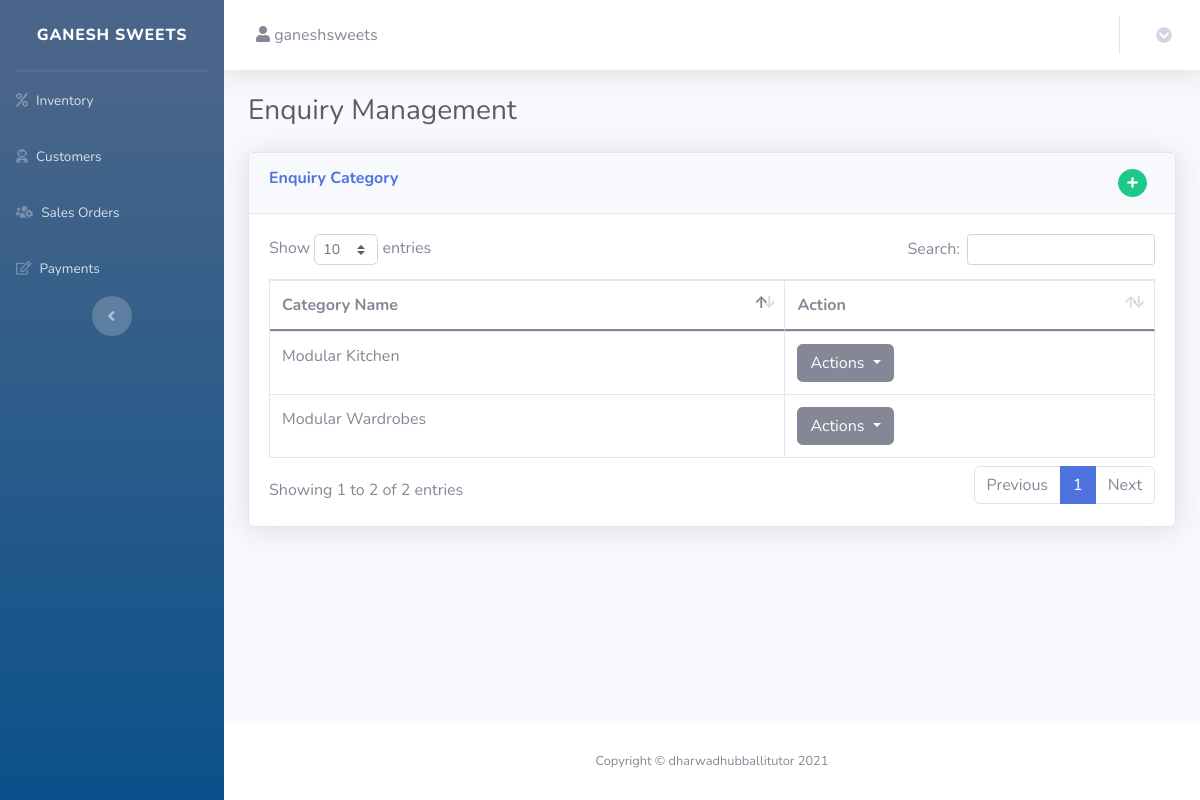
The app's page /Admin/View/enqcategory.php (signed in) with its own data.
### tables this page shows
CREATE TABLE IF NOT EXISTS `enquiry_category` (
  `enq_catid` int(11) NOT NULL AUTO_INCREMENT,
  `enq_cat_name` varchar(200) NOT NULL,
  `enq_cat_createdon` datetime NOT NULL DEFAULT CURRENT_TIMESTAMP,
  `enq_cat_createdby` varchar(200) NOT NULL,
  `enq_cat_modifiedon` datetime NOT NULL DEFAULT CURRENT_TIMESTAMP ON UPDATE CURRENT_TIMESTAMP,
  `enq_cat_modifiedby` varchar(200) NOT NULL,
  PRIMARY KEY (`enq_catid`)
);

### Admin/DB Operations/enq_categoryOps.php (called while the page is built, shortened)
<?php
$dirPath1 = "DB Operations/dbconnection.php";
$dirPath2 = "Admin/Model/enq_categorymodel.php";
if (file_exists($dirPath1) && file_exists($dirPath2)) {
  require_once "DB Operations/dbconnection.php";
  require_once "Admin/Model/enq_categorymodel.php";
} else {
  require_once "../../Admin/Model/enq_categorymodel.php";
}
class DBcategory
{
  public static function selectAllForDisplay()
  {
    $db = ConnectDb::getInstance();
    $connectionObj = $db->getConnection();
    $sql = "SELECT * FROM enquiry_category";
    $result = $connectionObj->query($sql);
    $count = mysqli_num_rows($result);
    $catlist = [];
    if ($count > 0) {
      while ($row = mysqli_fetch_array($result, MYSQLI_ASSOC)) {
        $view = new Category();
        $view->set_catid($row['enq_catid']);
        $view->set_catname($row['enq_cat_name']);
        array_push($catlist, $view);
      }
    } else {
    }
   return $catlist;
  }
}

### Admin/Model/enq_categorymodel.php (called while the page is built, shortened)
<?php
class Category implements JsonSerializable
{
    private $enq_cat_name;
    function set_catname($catname)
    {
        $this->enq_cat_name=$catname;
    }
    function get_catname()
    {
        return $this->enq_cat_name;
    }
}

### Admin/View/enqcategory.php (the view, shortened to what this page needs)
<?php
include('header.php');
require_once("../DB Operations/enq_categoryOps.php");
require_once("../Model/enq_categorymodel.php");
?>
<h1 class="h3 mb-4 text-gray-800">Enquiry Management</h1>
<div class="card shadow mb-4">
    <div class="card-header py-3">
        <div class="row">
            <div class="col">
                <h6 class="m-0 font-weight-bold text-primary">Enquiry Category</h6>
            </div>
            <div class="col" align="right">
                <span data-toggle=modal data-target=#enqcatModal>
                    <button type="button" + class="btn btn-success btn-circle btn-sm"><i
                            class="fas fa-plus"></i></button>
                </span>
            </div>
        </div>
    </div>
    <div class="card-body">
        <div class="table-responsive">
            <table class="table table-bordered" id="itemcat_table" width="100%" cellspacing="0">
                <thead>
                    <tr>
                    <th>Category Name</th>
                    <th>Action</th>
                    </tr>
                </thead>
                <tbody>
                    <?php
                    $enqcatlist =  DBcategory::selectAllForDisplay();;
                    foreach ($enqcatlist as $enqcat) {
                        echo "<tr><td>" . $enqcat->get_catname() . "</td>
                        <td>
                        <div class='dropdown'>
                        <button class='btn btn-secondary dropdown-toggle'
                        type='button'
                        id='dropdownMenu2'
                        data-toggle='dropdown'
                        aria-expanded='false'>
                        Actions
                        </button>
                        <div class='dropdown-menu'
                        aria-labelledby='dropdownMenu2'>
                            <button class='btn btn-primary dropdown-item'
                            data-toggle='modal'
                            data-target='#editEnqcatModal'
                            role='button'
                            data-id='".$enqcat->get_catid()."'>
                            <i class='fas fa-user-edit'></i>
                                Edit Category
                           </button>
                           <button class='btn btn-primary dropdown-item'
                           data-toggle='modal'
                           data-target='#confirmModal'
                           name='delete_button'
                           role='button'
                           data-id='" . $enqcat->get_catid() . "'>
                            <i class='fas fa-trash-alt'></i>
                              Delete Category
                          </button>
                        </div>
                    </div>
                        </td></tr>";
                    }
                    ?>
                </tbody>
            </table>
        </div>
    </div>
</div>
<?php include('footer.php'); ?>

### records on screen
enquiry_category: enq_cat_name "Modular Wardrobes"
enquiry_category: enq_cat_name "Modular Kitchen"

### other values on screen
$_SESSION['login_user'] "ganeshsweets"
